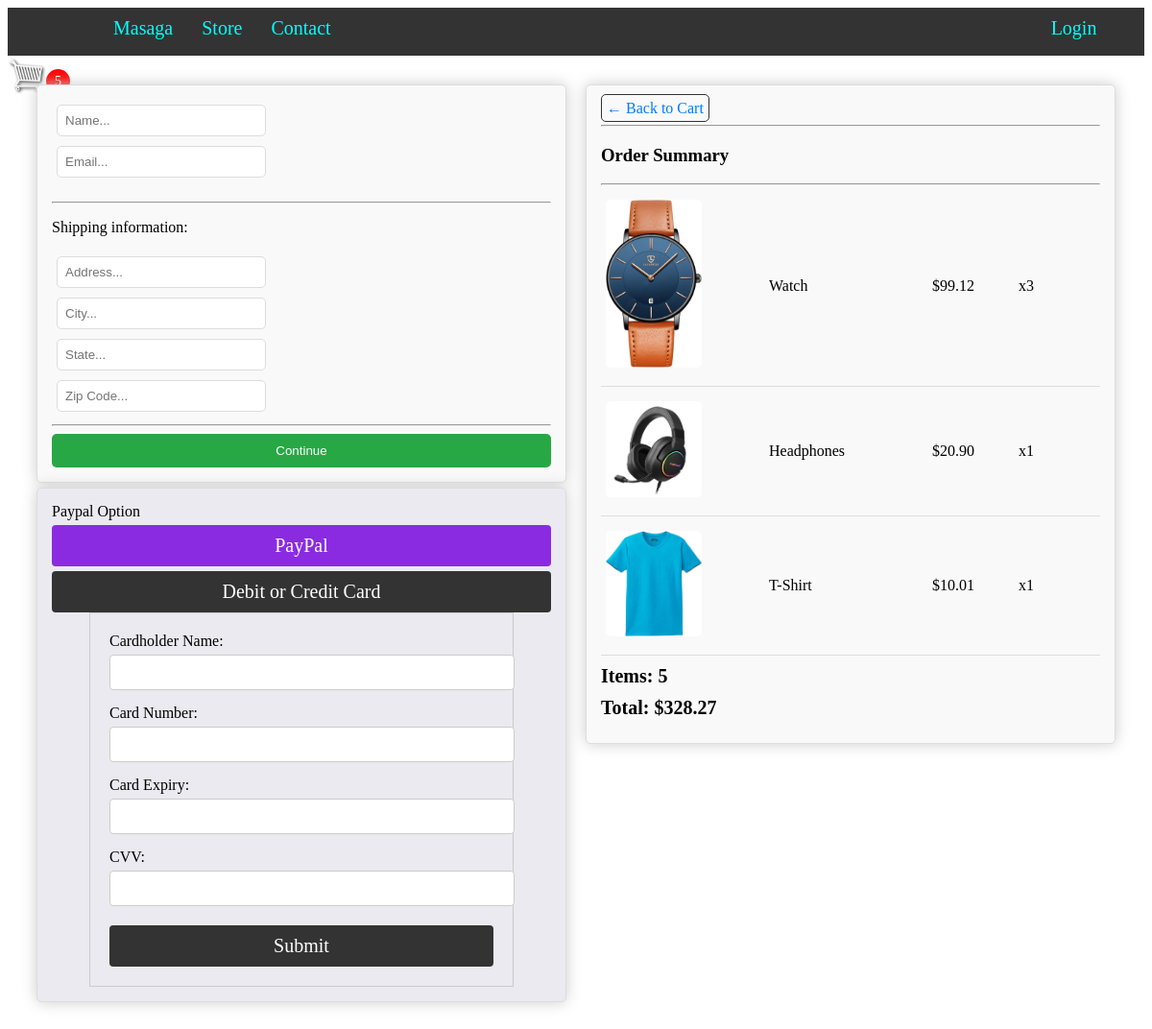
Screenshot of /checkout/ (signed in) with the database file from the repository.
### home/models.py (models this page shows, shortened)
class OrderItem(models.Model):
    product = models.ForeignKey(Product, on_delete=models.SET_NULL, null=True, blank=True)
    order = models.ForeignKey(Order, on_delete=models.SET_NULL, null=True, blank=True)
    quantity = models.IntegerField(default=0, null=True, blank=True)
    date_added = models.DateTimeField(auto_now_add=True)
    @property
    def get_total(self):
        total = self.product.price * self.quantity
        return total

class Product(models.Model):
    name = models.CharField(max_length=200, null=True)
    price = models.DecimalField(max_digits=999, decimal_places=9)
    digital = models.BooleanField(default=False, null=True, blank=True)
    image = models.ImageField(null=True, blank=True)
    @property
    def imageURL(self):
        try:
            url = self.image.url
        except:
            url = ''
        return url

class Order(models.Model):
    customer = models.ForeignKey(Customer, on_delete=models.SET_NULL, null=True, blank=True)
    date_ordered = models.DateTimeField(auto_now_add=True)
    complete = models.BooleanField(default=False, null=True, blank=True)
    transaction_id = models.CharField(max_length=100, null=True)
    @property
    def shipping(self):
        shipping = False
        orderitems = self.orderitem_set.all()
        for i in orderitems:
             if i.product.digital == False:
                shipping = True
        return shipping
    @property
    def get_cart_total(self):
         orderitems = self.orderitem_set.all()
         total = sum([item.get_total for item in orderitems])
         return total
    @property
    def get_cart_items(self):
         orderitems = self.orderitem_set.all()
         total = sum([item.quantity for item in orderitems])
         return total

### home/views.py (the view, shortened to what this page needs)
# urls.py: path('checkout/', views.checkout, name="checkout"),
def checkout(request):
    if request.user.is_authenticated:
        customer = request.user.customer
        order, created = Order.objects.get_or_create(customer=customer, complete=False)
        items = order.orderitem_set.all
        cartItems = order.get_cart_items
    else:
        items = []
        order = {'get_cart_total':0, 'get_cart_items':0, 'shipping' : False}
        cartItems = order['get_cart_items']
    context = {'items': items, 'order':order, 'cartItems':cartItems}
    return render(request , 'chechout.html', context)

### template/chechout.html (shortened to what this page needs)
{% load static %}
<!DOCTYPE html>
<html lang="en">
<head>
  <link rel="stylesheet" href="{% static 'css/main.css' %}">
</head>
<body>
  <header>
    <div class="menu">
      <div class="logo">
      </div>
      <div class="home">
        <a href="{% url 'store' %}">Masaga</a>
      </div>
      <div class="Store">
        <a href="{% url 'store' %}">Store</a>
      </div>
      <div class="contact">
        <a href="#contact">Contact</a>
      </div>
      <div class="login">
        <a href="#">Login</a>
      </div>
      <div class="cart">
        <a href="{% url 'cart' %}">
          <img id="cart-icon" src="{% static 'image/cart.png' %}" alt="">
        </a>
      </div>
      <div class="cart-total">
        <p id="cart-total">{{ cartItems }}</p>
      </div>
    </div>
  </header>
  <div class="row2">
    <div class="cols">
      <div class="box-element2" id="form-wrapper">
        <form action="" id="form">
          <div class="user-info" id="user-info">
            <div class="form-field">
              <input type="text" class="form-control" name="name" placeholder="Name..." required>
            </div>
            <div class="form-field">
              <input type="email" class="form-control" name="email" placeholder="Email..." required>
            </div>
            <br>
          </div>
          <div class="shipping-info" id="shipping-info">
            <hr>
            <p>Shipping information:</p>
            <div class="form-field">
              <input type="text" class="form-control" name="address" placeholder="Address..." required>
            </div>
            <div class="form-field">
              <input type="text" class="form-control" name="city" placeholder="City..." required>
            </div>
            <div class="form-field">
              <input type="text" class="form-control" name="state" placeholder="State..." required>
            </div>
            <div class="form-field">
              <input type="text" class="form-control" name="zipcode" placeholder="Zip Code..." required>
            </div>
          </div>
          <hr>
          <input id="form-button" type="submit" name="perform" value="Continue">
        </form>
      </div>
      <div class="box-element2 hidden" id="payment-info">
        <small>Paypal Option</small>
        <button id="make-payment" style="background-color: blueviolet;">PayPal</button>
        <button id="make-payment">Debit or Credit Card</button>
        <form class="form1">
          <div class="form-group">
            <label for="cardholder-name">Cardholder Name:</label>
            <input type="text" id="cardholder-name" name="cardholder-name" required>
          </div>
          <div class="form-group">
            <label for="card-number">Card Number:</label>
            <input type="text" id="card-number" name="card-number" required>
          </div>
          <div class="form-group">
            <label for="card-expiry">Card Expiry:</label>
            <input type="text" id="card-expiry" name="card-expiry" required>
          </div>
          <div class="form-group">
            <label for="cvv">CVV:</label>
            <input type="text" id="cvv" name="cvv" required>
          </div>
          <button type="submit">Submit</button>
        </form>
      </body>
      </html>
    <div class="cols">
      <div class="box-element2">
        <a class="back-to" href="{% url 'cart' %}">&#x2190; Back to Cart</a>
        <br>
        <hr>
        <h3>Order Summary</h3>
        <hr>
        {% for item in items %}
        <div class="cart-row1">
          <div style="flex:2"><img class="row-image1" src="{{ item.product.imageURL }}"></div>
          <div style="flex:2">
            <p>{{item.product.name}}</p>
          </div>
          <div style="flex:1">
            <p>${{item.product.price|floatformat:2}}</p>
          </div>
          <div style="flex:1">
            <p>x{{item.quantity}}</p>
          </div>
        </div>
        {% endfor %}
        <h5>Items: {{order.get_cart_items}}</h5>
        <h5>Total: ${{order.get_cart_total|floatformat:2}}</h5>
      </div>
    </div>
</body>
</html>

### static/css/main.css (style rules this page uses)
.menu { width: auto; height: 50px; background-color: #333; display: flex; flex-wrap: wrap; }
.logo { margin-left: 10px; width: 80px; height: 50px; background-image: url('/image/logo.jpeg'); background-size: cover; background-position: center; background-repeat: no-repeat; border-radius: 50%; margin-right: 20px; }
.home { font-family: 'Times New Roman', Times, serif; font-size: 20px; width: auto; height: 40px; padding-top: 10px; margin-right: 30px; }
.home a { text-decoration: none; color: aqua; }
.Store { font-family: 'Times New Roman', Times, serif; font-size: 20px; width: auto; height: 40px; padding-top: 10px; margin-right: 30px; }
.Store a { text-decoration: none; color: aqua; }
.contact { font-family: 'Times New Roman', Times, serif; font-size: 20px; width: auto; height: 40px; padding-top: 10px; margin-right: 750px; }
.contact a { text-decoration: none; color: aqua; }
.login { font-family: 'Times New Roman', Times, serif; font-size: 20px; width: auto; height: 40px; padding-top: 10px; margin-right: 40px; }
.login a { text-decoration: none; color: aqua; }
.cart { width: auto; height: 40px; }
#cart-icon { width:40px; height: 40px; display: inline-block; }
.cart-total { width: auto; height: 40px; padding-bottom: 20px; margin-bottom: 20px; }
#cart-total { display: flex; justify-content: center; align-items: center; text-align: center; color:#fff; background-color: red; width: 25px; height: 25px; border-radius: 50%; font-size: 14px; }
.row2 { display: flex; justify-content: space-between; margin: 20px; }
.cols { flex: 1; padding: 10px; }
.box-element2 { box-shadow:hsl(0, 0%, 80%) 0 0 16px; border: 1px solid #ddd; padding: 15px; border-radius: 5px; background: #f9f9f9; }
.form-field { width:250px; display: inline-block; padding: 5px; }
.form-control { width: 200px; padding: 8px; border: 1px solid #ddd; border-radius: 5px; }
#form-button { width: 100%; background-color: #28a745; color: white; border: none; padding: 10px 15px; border-radius: 5px; cursor: pointer; }
.shipping-info { margin-top: 20px; }
.shipping-info hr { margin: 15px 0; }
.hidden { margin-top: 5px; background-color: #eaeaf0; width: auto; }
.hidden small { font-size: 16px; }
.hidden button { width: 100%; margin-top: 5px; font-size: 20px; background-color: #333; font-family: 'Times New Roman', Times, serif; }
.back-to { border: 1px solid #333; border-radius: 4px; padding: 5px; border-radius: 5px; background: #f9f9f9; }
.cart-row1 { display: flex; align-items: center; margin: 10px 0; border-bottom: 1px solid #ddd; padding-bottom: 10px; }
.row-image1 { max-width: 100px; height: auto; border-radius: 5px; }
.cart-row1 p { margin: 0; }
.cart-row1 div { padding: 5px; }
h5 { margin: 10px 0; font-size: 20px; }
a { color: #007bff; text-decoration: none; }
.form1 { max-width: 400px; margin: 0 auto; padding: 20px; border: 1px solid #ccc; }
.form-group { margin-bottom: 15px; }
label { display: block; margin-bottom: 5px; }
input { width: 100%; padding: 10px; border: 1px solid #ccc; border-radius: 4px; }
button { background-color: #4CAF50; color: white; padding: 10px 20px; border: none; border-radius: 4px; cursor: pointer; }

### rows the page displays
OrderItem: product.imageURL (picture), product.name "Watch", product.price "99.12", quantity "3"
OrderItem: product.imageURL (picture), product.name "Headphones", product.price "20.90", quantity "1"
OrderItem: product.imageURL (picture), product.name "T-Shirt", product.price "10.01", quantity "1"
Order: get_cart_items "5", get_cart_total "328.27"

### other values shown
{{ cartItems }} "5"
